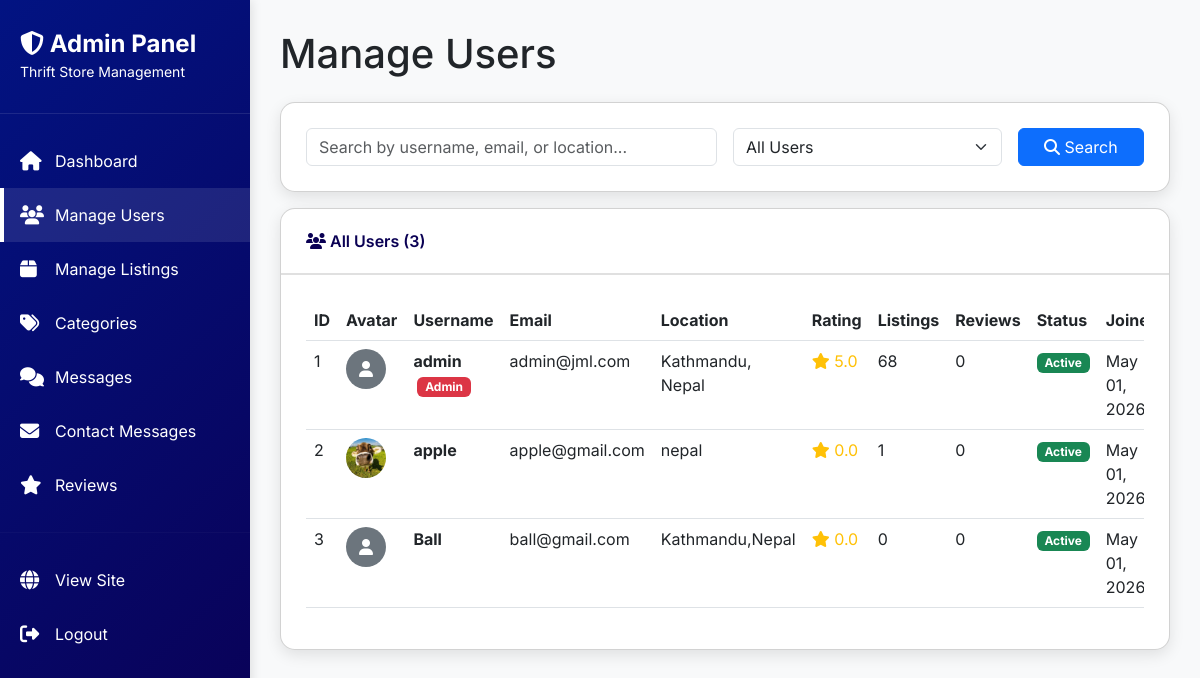
Screenshot of /admin/admin_users.php (signed in) with the database file from the repository.
### tables this page shows
CREATE TABLE users (
    id INT PRIMARY KEY AUTO_INCREMENT,
    username VARCHAR(50) NOT NULL UNIQUE,
    email VARCHAR(100) NOT NULL UNIQUE,
    password VARCHAR(255) NOT NULL,
    profile_pic VARCHAR(255) DEFAULT 'default.jpg',
    bio TEXT,
    location VARCHAR(100),
    rating DECIMAL(3,2) DEFAULT 0.00,
    is_admin TINYINT(1) DEFAULT 0,
    is_banned TINYINT(1) DEFAULT 0,
    ban_reason TEXT DEFAULT NULL,
    banned_at DATETIME DEFAULT NULL,
    created_at TIMESTAMP DEFAULT CURRENT_TIMESTAMP,
    INDEX idx_email (email),
    INDEX idx_username (username)
);

### config.php (called while the page is built, shortened)
<?php
function get_image_url($filepath) {
    return SITE_URL . '/uploads/' . $filepath;
}
function image_exists($filepath) {
    $full_path = UPLOAD_PATH . $filepath;
    return file_exists($full_path);
}
?>

### admin/admin_users.php (the view, shortened to what this page needs)
<?php
require_once '../config.php';
$db = Database::getInstance()->getConnection();
$search = isset($_GET['search']) ? sanitize_input($_GET['search']) : '';
$where_clauses = ["1=1"];
$params = [];
$where_sql = implode(' AND ', $where_clauses);
$sql = "
    SELECT u.*,
           (SELECT COUNT(*) FROM listings WHERE user_id = u.id) as listing_count,
           (SELECT COUNT(*) FROM reviews WHERE to_user_id = u.id) as review_count
    FROM users u
    WHERE $where_sql
    ORDER BY u.created_at DESC
";
$stmt = $db->prepare($sql);
$stmt->execute($params);
$users = $stmt->fetchAll();
?>
<!DOCTYPE html>
<html lang="en">
<head>
    <link href="https://cdn.jsdelivr.net/npm/bootstrap@5.3.0/dist/css/bootstrap.min.css" rel="stylesheet">
    <link rel="stylesheet" href="https://cdnjs.cloudflare.com/ajax/libs/font-awesome/6.4.0/css/all.min.css">
    <link rel="stylesheet" href="css/admin_users.css">
</head>
<body>
    <div class="admin-wrapper">
        <div class="sidebar">
            <div class="sidebar-header">
                <h3><i class="fas fa-shield-alt"></i> Admin Panel</h3>
                <small>Thrift Store Management</small>
            </div>
            <div class="sidebar-menu">
                <a href="dashboard.php">
                    <i class="fas fa-home"></i>
                    <span>Dashboard</span>
                </a>
                <a href="admin_users.php" class="active">
                    <i class="fas fa-users"></i>
                    <span>Manage Users</span>
                </a>
                <a href="admin_listings.php">
                    <i class="fas fa-box"></i>
                    <span>Manage Listings</span>
                </a>
                <a href="admin_categories.php">
                    <i class="fas fa-tags"></i>
                    <span>Categories</span>
                </a>
                <a href="admin_messages.php">
                    <i class="fas fa-comments"></i>
                    <span>Messages</span>
                </a>
                <a href="admin_contact_messages.php">
                    <i class="fas fa-envelope"></i>
                    <span>Contact Messages</span>
                </a>
                <a href="admin_reviews.php">
                    <i class="fas fa-star"></i>
                    <span>Reviews</span>
                </a>
                <hr style="border-color: rgba(255,255,255,0.1); margin: 20px 0;">
                <a href="../index.php">
                    <i class="fas fa-globe"></i>
                    <span>View Site</span>
                </a>
                <a href="../assets/auth/logout.php">
                    <i class="fas fa-sign-out-alt"></i>
                    <span>Logout</span>
                </a>
            </div>
        </div>
        <div class="main-content">
            <h1 class="mb-4">Manage Users</h1>
            <div class="card mb-3">
                <div class="card-body">
                    <form method="GET" class="row g-3">
                        <div class="col-md-6">
                            <input type="text" class="form-control" name="search" placeholder="Search by username, email, or location..." value="<?php echo htmlspecialchars($search); ?>">
                        </div>
                        <div class="col-md-4">
                            <select class="form-select" name="filter">
                                <option value="">All Users</option>
                            </select>
                        </div>
                        <div class="col-md-2">
                            <button type="submit" class="btn btn-primary w-100">
                                <i class="fas fa-search"></i> Search
                            </button>
                        </div>
                    </form>
                </div>
            </div>
            <div class="card">
                <div class="card-header">
                    <i class="fas fa-users"></i> All Users (<?php echo count($users); ?>)
                </div>
                <div class="card-body">
                    <div class="table-responsive">
                        <table class="table table-hover">
                            <thead>
                                <tr>
                                    <th>ID</th>
                                    <th>Avatar</th>
                                    <th>Username</th>
                                    <th>Email</th>
                                    <th>Location</th>
                                    <th>Rating</th>
                                    <th>Listings</th>
                                    <th>Reviews</th>
                                    <th>Status</th>
                                    <th>Joined</th>
                                </tr>
                            </thead>
                            <tbody>
                                <?php foreach($users as $user): ?>
                                    <tr class="<?php echo $user['is_banned'] ? 'banned-row' : ''; ?>">
                                        <td><?php echo $user['id']; ?></td>
                                        <td>
                                            <?php if(image_exists($user['profile_pic'])): ?>
                                                <img src="<?php echo get_image_url($user['profile_pic']); ?>"
                                                     class="user-avatar"
                                                     alt="<?php echo htmlspecialchars($user['username']); ?>">
                                            <?php else: ?>
                                                <div class="user-avatar bg-secondary d-flex align-items-center justify-content-center">
                                                    <i class="fas fa-user text-white"></i>
                                                </div>
                                            <?php endif; ?>
                                        </td>
                                        <td>
                                            <strong><?php echo htmlspecialchars($user['username']); ?></strong>
                                            <?php if($user['is_admin']): ?>
                                                <span class="badge bg-danger ms-1">Admin</span>
                                            <?php endif; ?>
                                        </td>
                                        <td><?php echo htmlspecialchars($user['email']); ?></td>
                                        <td><?php echo htmlspecialchars($user['location'] ?? '-'); ?></td>
                                        <td>
                                            <span class="text-warning">
                                                <i class="fas fa-star"></i> <?php echo number_format($user['rating'], 1); ?>
                                            </span>
                                        </td>
                                        <td><?php echo $user['listing_count']; ?></td>
                                        <td><?php echo $user['review_count']; ?></td>
                                        <td>
                                            <?php if($user['is_banned']): ?>
                                                <span class="badge bg-danger">Banned</span>
                                            <?php else: ?>
                                                <span class="badge bg-success">Active</span>
                                            <?php endif; ?>
                                        </td>
                                        <td><?php echo date('M d, Y', strtotime($user['created_at'])); ?></td>
                                    </tr>
                                <?php endforeach; ?>
                            </tbody>
                        </table>
                    </div>
                </div>
            </div>
        </div>
    </div>
</body>
</html>

### admin/css/admin_users.css (style rules this page uses)
:root { --primary-dark: #0A0054; --primary-light: #021382; --color-blue: #2A12E7; --sidebar-width: 250px; }
body { font-family: 'Inter', sans-serif; background-color: #f8f9fa; margin: 0; padding: 0; }
.admin-wrapper { display: flex; min-height: 100vh; }
.sidebar { width: var(--sidebar-width); background: linear-gradient(135deg, var(--primary-light) 0%, var(--primary-dark) 100%); color: white; position: fixed; height: 100vh; overflow-y: auto; box-shadow: 2px 0 10px rgba(0,0,0,0.1); z-index: 1000; transition: transform 0.3s ease; }
.sidebar-header { padding: 30px 20px; border-bottom: 1px solid rgba(255,255,255,0.1); }
.sidebar-header h3 { margin: 0; font-size: 1.5rem; font-weight: 700; }
.sidebar-menu { padding: 20px 0; }
.sidebar-menu a { display: flex; align-items: center; padding: 15px 20px; color: white; text-decoration: none; transition: all 0.3s; gap: 15px; }
.sidebar-menu a:hover, .sidebar-menu a.active { background: rgba(255,255,255,0.1); border-left: 4px solid white; padding-left: 16px; }
.sidebar-menu i { width: 20px; font-size: 1.2rem; }
.main-content { margin-left: var(--sidebar-width); flex: 1; padding: 30px; width: calc(100% - var(--sidebar-width)); }
.card { background: white; border-radius: 15px; box-shadow: 0 5px 15px rgba(0,0,0,0.1); margin-bottom: 30px; }
.card-header { background: transparent; border-bottom: 2px solid #e0e0e0; padding: 20px 25px; font-weight: 600; color: var(--primary-dark); }
.card-body { padding: 25px; }
.user-avatar { width: 40px; height: 40px; border-radius: 50%; object-fit: cover; }

### rows the page displays
users: id "1", username "admin", is_admin "Admin", email "admin@jml.com", location "Kathmandu, Nepal", rating "5.0", listing_count "68", review_count "0", is_banned "Active", created_at "May 01, 2026"
users: id "2", profile_pic (picture), username "apple", email "apple@gmail.com", location "nepal", rating "0.0", listing_count "1", review_count "0", is_banned "Active", created_at "May 01, 2026"
users: id "3", username "Ball", email "ball@gmail.com", location "Kathmandu,Nepal", rating "0.0", listing_count "0", review_count "0", is_banned "Active", created_at "May 01, 2026"

### other values shown
count($users) "3"
